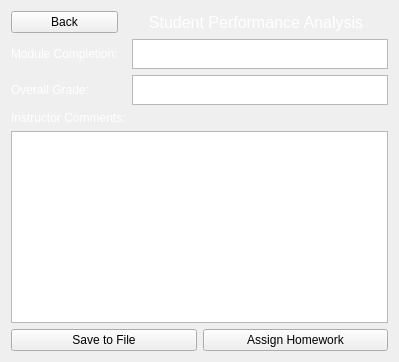
     <widget class="QWidget" name="studentPerformancePage">
      <layout class="QGridLayout" name="gridLayout_38">
       <item row="2" column="0">
        <widget class="QLabel" name="label_20">
         <property name="styleSheet">
          <string notr="true">color: white;</string>
         </property>
         <property name="text">
          <string>Overall Grade:</string>
         </property>
        </widget>
       </item>
       <item row="3" column="0" colspan="2">
        <widget class="QLabel" name="label_21">
         <property name="styleSheet">
          <string notr="true">color: white;</string>
         </property>
         <property name="text">
          <string>Instructor Comments:</string>
         </property>
        </widget>
       </item>
       <item row="1" column="0">
        <widget class="QLabel" name="label_19">
         <property name="styleSheet">
          <string notr="true">color: white;</string>
         </property>
         <property name="text">
          <string>Module Completion:</string>
         </property>
        </widget>
       </item>
       <item row="0" column="1" colspan="2">
        <widget class="QLabel" name="label_18">
         <property name="font">
          <font>
           <pointsize>12</pointsize>
          </font>
         </property>
         <property name="styleSheet">
          <string notr="true">color: white;</string>
         </property>
         <property name="text">
          <string>Student Performance Analysis</string>
         </property>
         <property name="alignment">
          <set>Qt::AlignmentFlag::AlignCenter</set>
         </property>
        </widget>
       </item>
       <item row="1" column="2">
        <widget class="QTextBrowser" name="textBrowser">
         <property name="maximumSize">
          <size>
           <width>16777215</width>
           <height>30</height>
          </size>
         </property>
        </widget>
       </item>
       <item row="2" column="2">
        <widget class="QTextBrowser" name="textBrowser_2">
         <property name="maximumSize">
          <size>
           <width>16777215</width>
           <height>30</height>
          </size>
         </property>
        </widget>
       </item>
       <item row="0" column="0">
        <widget class="QPushButton" name="spBackButton">
         <property name="text">
          <string>Back</string>
         </property>
        </widget>
       </item>
       <item row="5" column="0" colspan="3">
        <widget class="QTextEdit" name="textEdit">
         <property name="sizePolicy">
          <sizepolicy hsizetype="Expanding" vsizetype="Expanding">
           <horstretch>0</horstretch>
           <verstretch>0</verstretch>
          </sizepolicy>
         </property>
         <property name="styleSheet">
          <string notr="true">color: white</string>
         </property>
        </widget>
       </item>
       <item row="6" column="0" colspan="3">
        <layout class="QHBoxLayout" name="horizontalLayout_3">
         <item>
          <widget class="QPushButton" name="saveFileButton">
           <property name="text">
            <string>Save to File</string>
           </property>
          </widget>
         </item>
         <item>
          <widget class="QPushButton" name="assignHwButton">
           <property name="text">
            <string>Assign Homework</string>
           </property>
          </widget>
         </item>
        </layout>
       </item>
      </layout>
     </widget>
